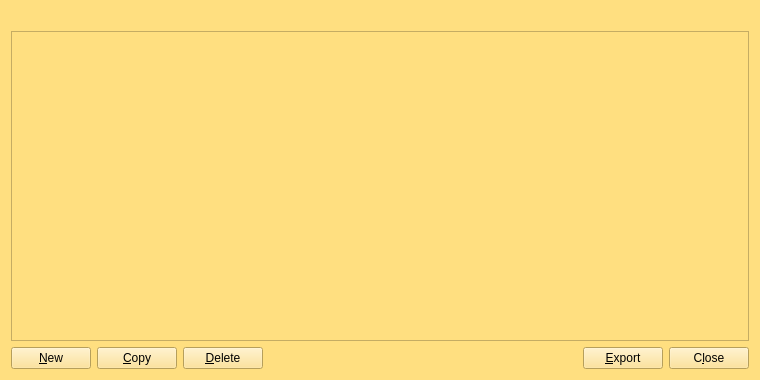
<?xml version="1.0" encoding="UTF-8"?>
<ui version="4.0">
 <class>AddressBookPage</class>
 <widget class="QWidget" name="AddressBookPage">
  <property name="geometry">
   <rect>
    <x>0</x>
    <y>0</y>
    <width>760</width>
    <height>380</height>
   </rect>
  </property>
  <property name="styleSheet">
   <string notr="true">background-color: rgb(255, 223, 128);</string>
  </property>
  <layout class="QVBoxLayout" name="verticalLayout">
   <item>
    <widget class="QLabel" name="labelExplanation">
     <property name="textFormat">
      <enum>Qt::PlainText</enum>
     </property>
     <property name="wordWrap">
      <bool>true</bool>
     </property>
    </widget>
   </item>
   <item>
    <widget class="QTableView" name="tableView">
     <property name="contextMenuPolicy">
      <enum>Qt::CustomContextMenu</enum>
     </property>
     <property name="toolTip">
      <string>Right-click to edit address or label</string>
     </property>
     <property name="tabKeyNavigation">
      <bool>false</bool>
     </property>
     <property name="alternatingRowColors">
      <bool>true</bool>
     </property>
     <property name="selectionMode">
      <enum>QAbstractItemView::SingleSelection</enum>
     </property>
     <property name="selectionBehavior">
      <enum>QAbstractItemView::SelectRows</enum>
     </property>
     <property name="sortingEnabled">
      <bool>true</bool>
     </property>
     <attribute name="verticalHeaderVisible">
      <bool>false</bool>
     </attribute>
    </widget>
   </item>
   <item>
    <layout class="QHBoxLayout" name="horizontalLayout">
     <item>
      <widget class="QPushButton" name="newAddress">
       <property name="toolTip">
        <string>Create a new address</string>
       </property>
       <property name="text">
        <string>&amp;New</string>
       </property>
       <property name="autoDefault">
        <bool>false</bool>
       </property>
      </widget>
     </item>
     <item>
      <widget class="QPushButton" name="copyAddress">
       <property name="toolTip">
        <string>Copy the currently selected address to the system clipboard</string>
       </property>
       <property name="text">
        <string>&amp;Copy</string>
       </property>
       <property name="autoDefault">
        <bool>false</bool>
       </property>
      </widget>
     </item>
     <item>
      <widget class="QPushButton" name="deleteAddress">
       <property name="toolTip">
        <string>Delete the currently selected address from the list</string>
       </property>
       <property name="text">
        <string>&amp;Delete</string>
       </property>
       <property name="autoDefault">
        <bool>false</bool>
       </property>
      </widget>
     </item>
     <item>
      <spacer name="horizontalSpacer">
       <property name="orientation">
        <enum>Qt::Horizontal</enum>
       </property>
       <property name="sizeHint" stdset="0">
        <size>
         <width>40</width>
         <height>20</height>
        </size>
       </property>
      </spacer>
     </item>
     <item>
      <widget class="QPushButton" name="exportButton">
       <property name="toolTip">
        <string>Export the data in the current tab to a file</string>
       </property>
       <property name="text">
        <string>&amp;Export</string>
       </property>
       <property name="autoDefault">
        <bool>false</bool>
       </property>
      </widget>
     </item>
     <item>
      <widget class="QPushButton" name="closeButton">
       <property name="sizePolicy">
        <sizepolicy hsizetype="Minimum" vsizetype="Minimum">
         <horstretch>0</horstretch>
         <verstretch>0</verstretch>
        </sizepolicy>
       </property>
       <property name="text">
        <string>C&amp;lose</string>
       </property>
       <property name="autoDefault">
        <bool>false</bool>
       </property>
      </widget>
     </item>
    </layout>
   </item>
  </layout>
 </widget>
 <resources>
  <include location="../aurumcoinhunter.qrc"/>
 </resources>
 <connections/>
</ui>
